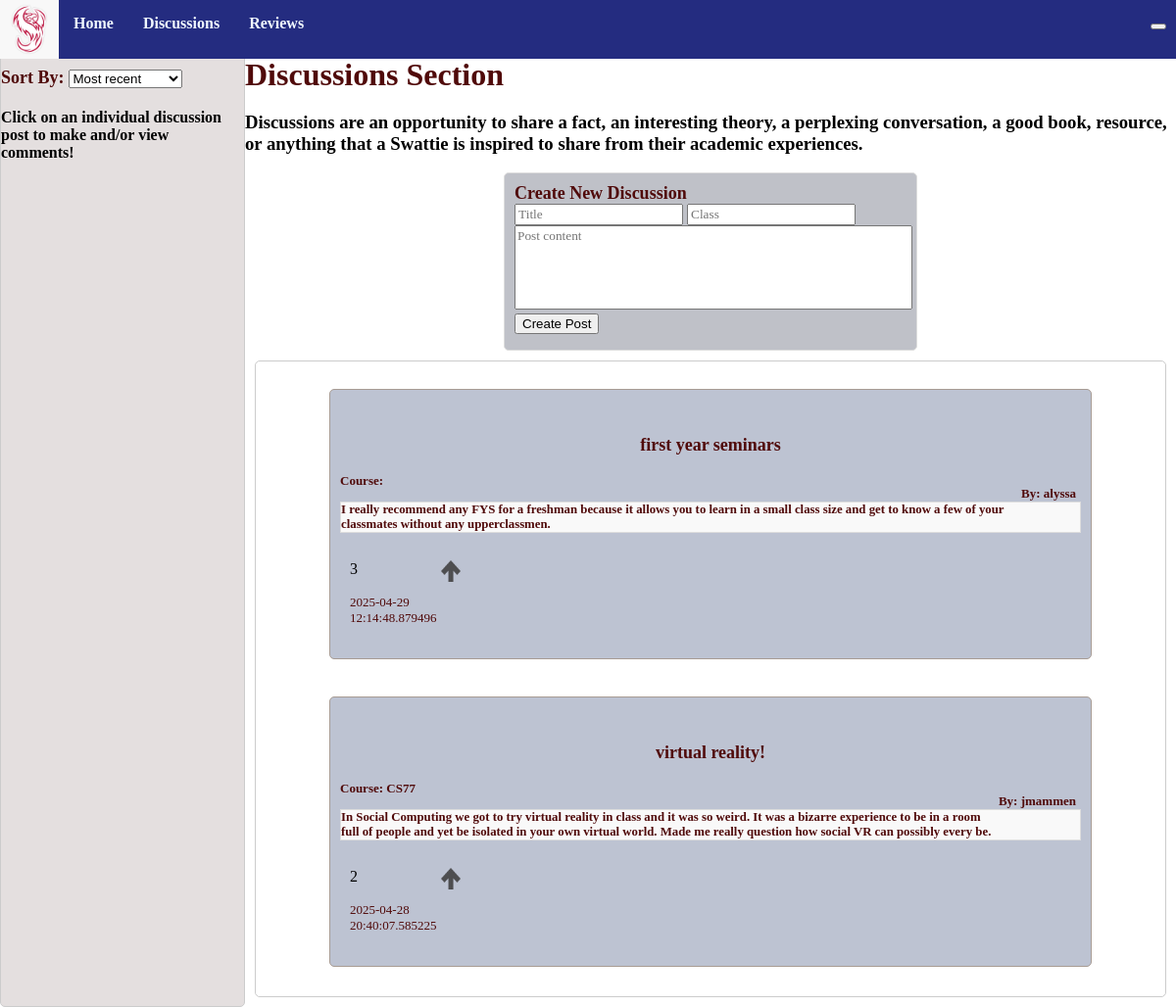
Before: /discussions with the older database file.
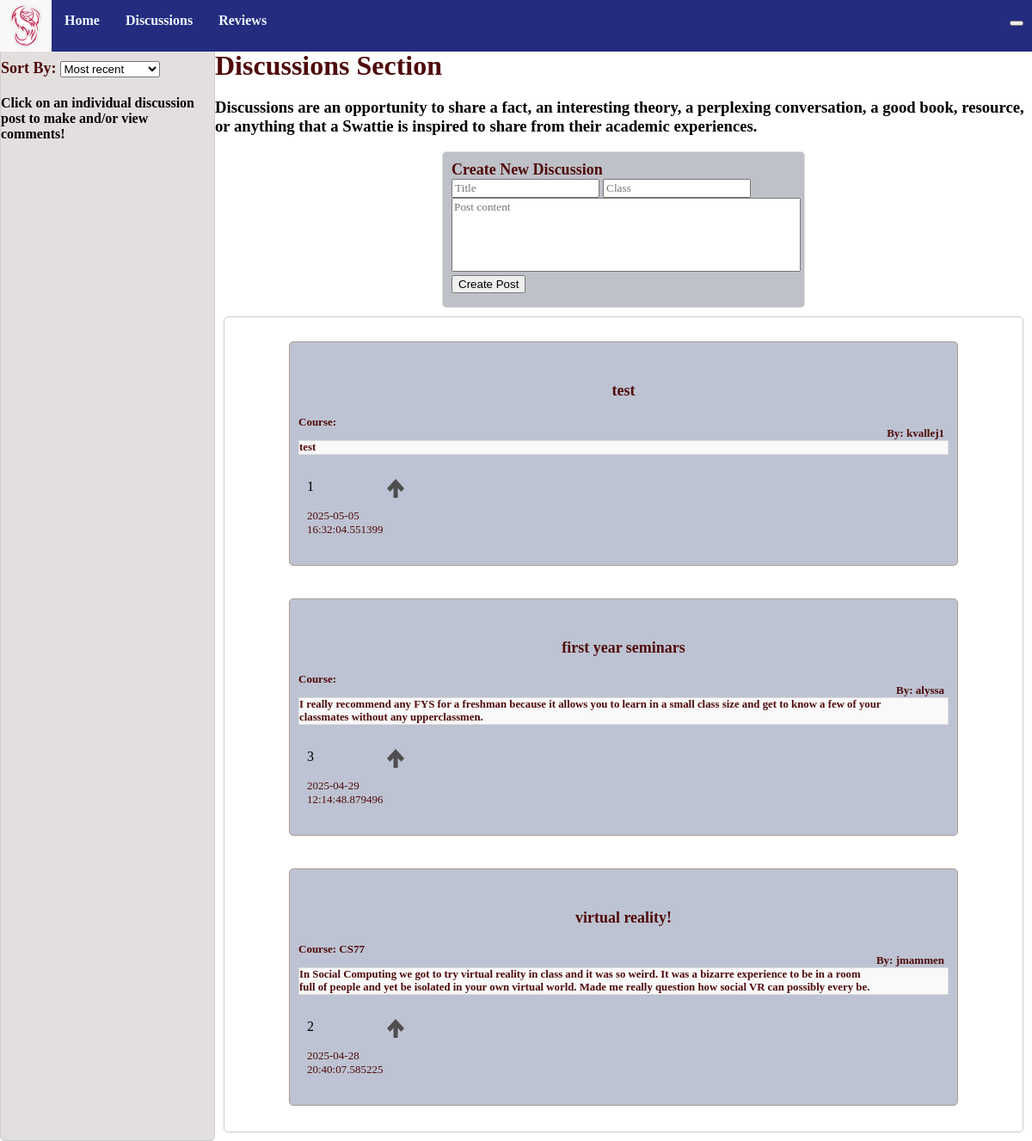
After: the same page with the newer database file.
### models.py (models this page shows, shortened)
class Discussion(db.Model):
    id = db.Column(db.Integer, primary_key=True)
    title = db.Column(db.String(255), nullable=False)
    content = db.Column(db.Text, nullable=False)
    created_at = db.Column(db.DateTime, default=db.func.current_timestamp())
    course = db.Column(db.Text)
    author = db.Column(db.Text, nullable=False)
    comments = db.relationship('Comment', backref='discussion', cascade="all, delete-orphan", lazy=True)
    up_votes = db.Column(db.Integer, default = 0)

### app.py (the view)
@app.route('/discussions', methods=['GET', 'POST'])
def discussions():
    discussions=Discussion.query.order_by(Discussion.created_at.desc()).all() #puts the discussions in the most recent to least recent order
    discussions_data=[]
    for discussion in discussions:
        discussions_data.append({
            'id': discussion.id,
            'title': discussion.title,
            'author': discussion.author,
            'created_at': discussion.created_at,
            'content': discussion.content,
            'course': discussion.course,
            'up_votes': discussion.up_votes,
        })
    return render_template('discussions.html', discussions=discussions_data)

### templates/discussions.html (shortened to what this page needs)
{% extends "base.html" %}
{%block head%}
{{ super() }}
<link rel="stylesheet" href="{{ url_for('static', filename='styles/base.css') }}">
{% endblock %}
{%block content %}
<div class="container">
    <div class="sidebar">
        <br>
        <p1 style="text-align:center;">Sort By:</p1>
        <div class="dropdown">
            <select name="order_by" id="order_by" onchange="filterby(this)">
                <option value="">Most recent</option>
            </select>
        </div>
        <h4>Click on an individual discussion post to make and/or view comments!</h4>
    </div>
    <div class="space">
        <br>
        <p2>Discussions Section</p2>
        <h3>Discussions are an opportunity to share a fact, an interesting theory, a perplexing conversation, a good book, resource, or anything that a Swattie is inspired to share from their academic experiences. </h3>
        <div class="add_post">
            <p1>Create New Discussion</p1>
            <form id="form">
                <input type="text" id="title" placeholder="Title" required maxlength="50">
                <input type="text" id="course" placeholder="Class" required maxlength="50">
                <textarea id="new_content" placeholder="Post content" required></textarea>
                <button id="submitDiscussion">Create Post</button>
            </form>
        </div>
        <div class="list-group">
            {% for discussion in discussions %}
            <a href="{{ url_for('dis_posts', discussion_id=discussion.id) }}" class="list-group-item">
                <div class="whereithappens">
                    <div id="header">
                        <p id="title">{{discussion.title}}</p>
                        <p id="author">By: {{discussion.author}}</p>
                        <p id="course">Course: {{discussion.course}}</p>
                    </div>
                    <p id="content">{{discussion.content}}</p>
            </a>
            <div id="information" class="info list-group-item">
                <div id="{{discussion.id}}number">{{discussion.up_votes}}</div>
                <img width="20" height="20" id="{{discussion.id}}" onclick="upvote(this)" src="{{url_for('static',
                                    filename='/images/upvote.png')}}" class="upvote" /><img />
                <p id="disc_created_at">{{discussion.created_at}}</p>
            </div>
        </div>
        {% endfor %}
    </div>
{%endblock%}

Changed rows visible on the page:
added Discussion: title "test", author "kvallej1", content "test", up_votes "1", created_at "2025-05-05 16:32:04.551399"
